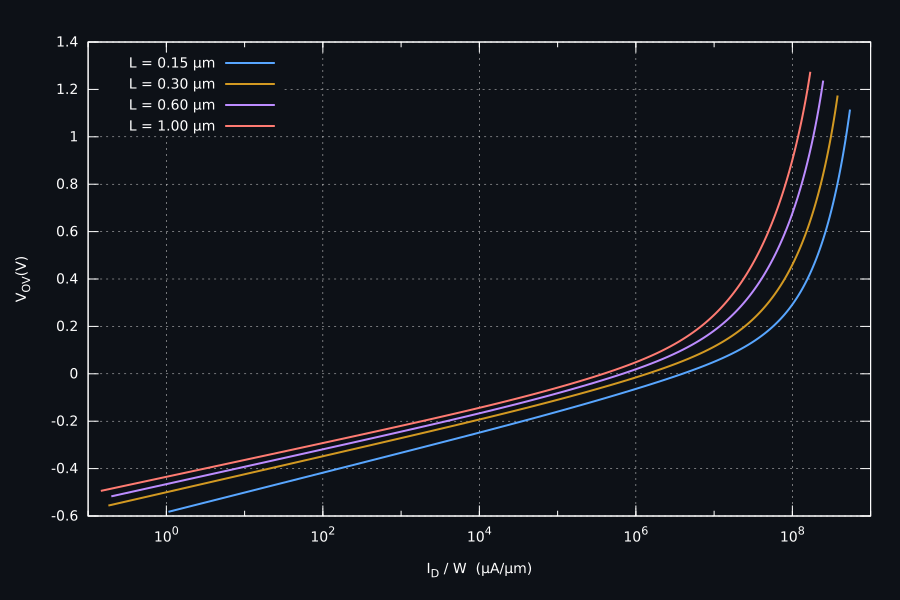

gnuplot code for this plot:

set terminal svg size 900,600 enhanced font "DejaVu Sans,14"  background rgb "#0d1117"
set output "vov_vs_id_w.svg"

set border lc rgb "#ffffff"
set tics textcolor rgb "#ffffff"
set xlabel "I_D / W  (µA/µm)" textcolor rgb "#ffffff"
set ylabel "V_{OV} (V)" textcolor rgb "#ffffff"

set grid lc rgb "#dddddd" lw 0.5
set logscale x
set format x "10^{%T}"

set lmargin 9
set rmargin 3
set tmargin 2
set bmargin 4

set key left top textcolor "#ffffff"
plot \
    "nmos_lmin_tt.dat"  using 4:7 with lines lw 2 lc rgb "#58a6ff" title "L = 0.15 µm", \
    "nmos_l0p3_tt.dat"  using 4:7 with lines lw 2 lc rgb "#d29922" title "L = 0.30 µm", \
    "nmos_l0p6_tt.dat"  using 4:7 with lines lw 2 lc rgb "#bc8cff" title "L = 0.60 µm", \
    "nmos_l1p0_tt.dat"  using 4:7 with lines lw 2 lc rgb "#ff7b72" title "L = 1.00 µm"
